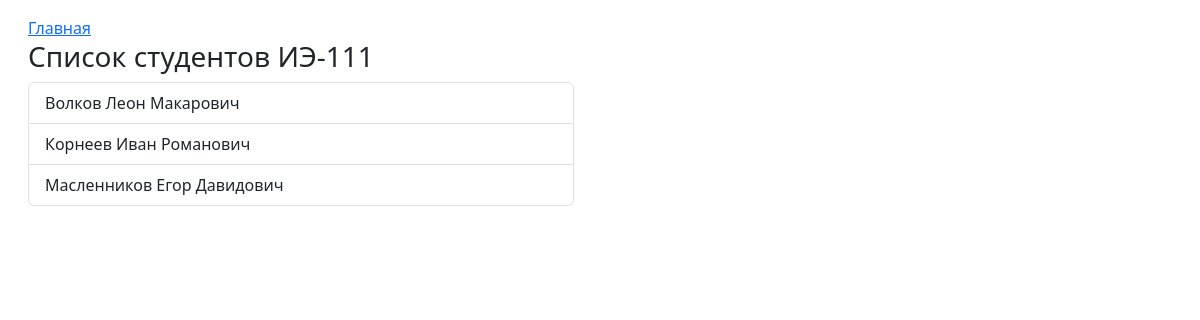
/group/1/, run on the app's committed database.
### core/models.py (models this page shows, shortened)
class Group(models.Model):
    name = models.CharField(max_length=20, db_index=True, verbose_name='Название группы')
    def __str__(self):
        return self.name
    class Meta:
        verbose_name = 'Группа'
        verbose_name_plural = 'Группы'
        ordering = ['name']

class Student(models.Model):
    surname = models.CharField(max_length=50, verbose_name='Фамилия')
    name = models.CharField(max_length=50, verbose_name='Имя')
    patronymic = models.CharField(max_length=50, verbose_name='Отчество', blank=True)
    birthday = models.DateField(verbose_name='Дата рождения')
    photo = models.ImageField(upload_to='photos/%Y/%m/%d/', verbose_name='Фото', blank=True, null=True)
    group = models.ForeignKey('Group', on_delete=models.CASCADE, verbose_name='Группа')
    def get_absolute_url(self):
        return reverse('student', kwargs={'student_id': self.pk})
    class Meta:
        verbose_name = 'Студент'
        verbose_name_plural = 'Студенты'
        ordering = ['group', 'surname']

### core/views.py (the view)
# urls.py: path('group/<int:group_id>/', views.Group.as_view(), name='group'),
class Group(TemplateView):
    template_name = 'core/group.html'
    def get_context_data(self, group_id, **kwargs):
        context = super().get_context_data(**kwargs)
        students = models.Student.objects.filter(group=group_id)
        group = models.Group.objects.get(pk=group_id)
        context['students'] = students
        context['group'] = group
        return context

### core/templates/core/group.html
{% extends 'base.html' %}
{% block list %}
<div class="col-md-6">
    <h3>Список студентов {{ group }}</h3>
    <div class="list-group">
        {% for student in students %}
        <a href="{{ student.get_absolute_url }}" class="list-group-item list-group-item-action">{{ student.surname }}
            {{ student.name }} {{ student.patronymic }}</a>
        {% endfor %}
    </div>
</div>
{% endblock %}

### data on the page
Group: name "ИЭ-111"
Student: surname "Волков", name "Леон", patronymic "Макарович"
Student: surname "Корнеев", name "Иван", patronymic "Романович"
Student: surname "Масленников", name "Егор", patronymic "Давидович"
